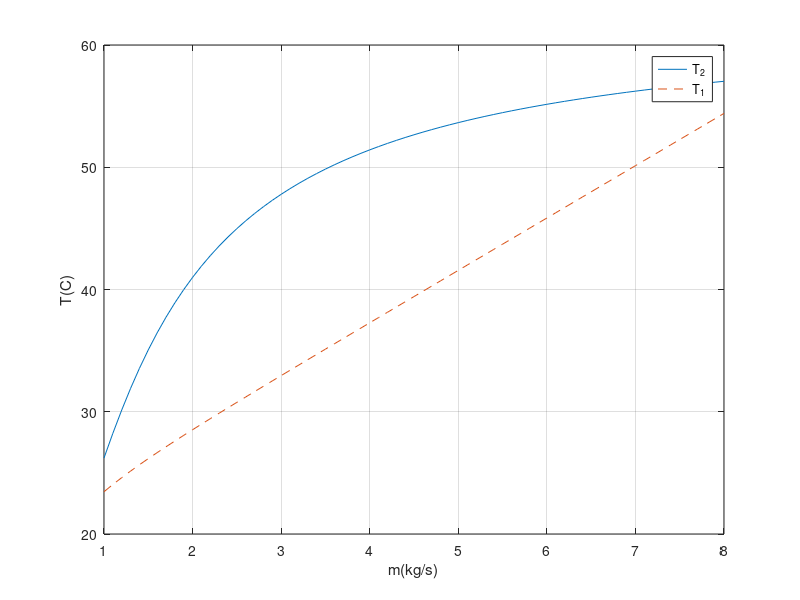

This figure's MATLAB source:
% hxnout.m
Cp = 2.35; Cpc = 4.1; U = 1; A = 5; % data
mc = 5; T1 = 100; T2c = 15; % operating condition
m = 1:0.1:8; n = length(m); x0 = [50 50]; % initial guess(x(1): T2, x(2): T1c)
y = zeros(1,n); z = zeros(1,n); % y: T2, z: T1c
for k = 1:n


    f = @(x) [m(k)*Cp*(T1-x(1))-mc*Cpc*(x(2)-T2c); ...
    U*A*((x(1)-T2c)-(T1-x(2)))/(log(x(1)-T2c)-log(T1-x(1)))-mc*Cpc*(x(2)-T2c)];
    x = fsolve(f,x0); y(k) = x(1); z(k) = x(2);
end
plot(m,y,m,z,'--'), grid, xlabel('m(kg/s)'), ylabel('T(C)')
legend('T_2','T_1','location','best')
